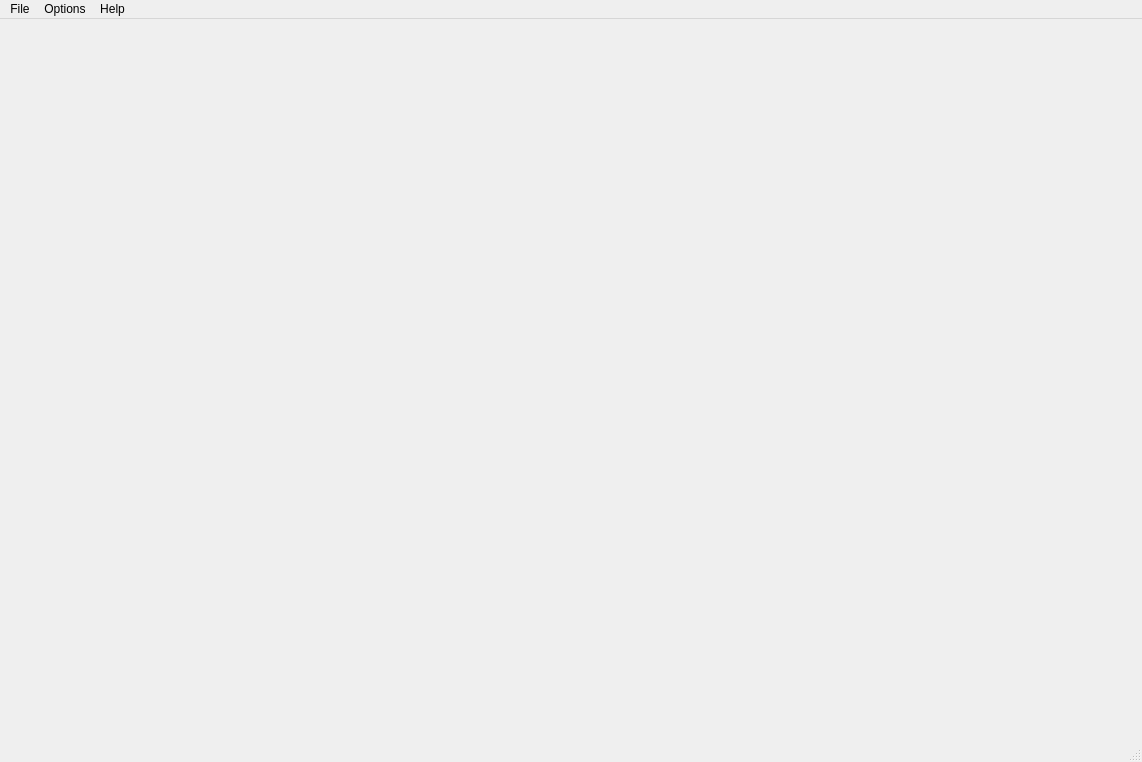
<?xml version="1.0" encoding="UTF-8"?>
<ui version="4.0">
 <class>MainWindow</class>
 <widget class="QMainWindow" name="MainWindow">
  <property name="geometry">
   <rect>
    <x>0</x>
    <y>0</y>
    <width>1142</width>
    <height>762</height>
   </rect>
  </property>
  <property name="sizePolicy">
   <sizepolicy hsizetype="Fixed" vsizetype="Fixed">
    <horstretch>0</horstretch>
    <verstretch>0</verstretch>
   </sizepolicy>
  </property>
  <property name="windowTitle">
   <string>MainWindow</string>
  </property>
  <property name="tabShape">
   <enum>QTabWidget::Rounded</enum>
  </property>
  <property name="unifiedTitleAndToolBarOnMac">
   <bool>false</bool>
  </property>
  <widget class="QWidget" name="centralwidget">
   <property name="layoutDirection">
    <enum>Qt::LeftToRight</enum>
   </property>
   <property name="autoFillBackground">
    <bool>true</bool>
   </property>
   <widget class="QStackedWidget" name="stackedWidget">
    <property name="geometry">
     <rect>
      <x>0</x>
      <y>0</y>
      <width>1141</width>
      <height>731</height>
     </rect>
    </property>
    <property name="currentIndex">
     <number>0</number>
    </property>
    <widget class="QWidget" name="SOOpage"/>
    <widget class="QWidget" name="MOOpage"/>
   </widget>
  </widget>
  <widget class="QMenuBar" name="menubar">
   <property name="geometry">
    <rect>
     <x>0</x>
     <y>0</y>
     <width>1142</width>
     <height>26</height>
    </rect>
   </property>
   <widget class="QMenu" name="menuFile">
    <property name="title">
     <string>File</string>
    </property>
    <widget class="QMenu" name="menuSave">
     <property name="title">
      <string>Save</string>
     </property>
     <addaction name="action_SaveAllRuns"/>
     <addaction name="action_SaveRunOptions"/>
     <addaction name="action_SaveParameters"/>
    </widget>
    <widget class="QMenu" name="menuLoad">
     <property name="title">
      <string>Load</string>
     </property>
     <addaction name="action_LoadRun"/>
     <addaction name="action_LoadRunOptions"/>
     <addaction name="action_LoadParameters"/>
    </widget>
    <addaction name="menuSave"/>
    <addaction name="menuLoad"/>
   </widget>
   <widget class="QMenu" name="menuOptions">
    <property name="title">
     <string>Options</string>
    </property>
    <addaction name="action_SwitchPage"/>
    <addaction name="action_EditParameters"/>
   </widget>
   <widget class="QMenu" name="menuHelp">
    <property name="title">
     <string>Help</string>
    </property>
    <addaction name="action_SeeTutorial"/>
    <addaction name="action_About"/>
    <addaction name="separator"/>
   </widget>
   <addaction name="menuFile"/>
   <addaction name="menuOptions"/>
   <addaction name="menuHelp"/>
  </widget>
  <widget class="QStatusBar" name="statusbar"/>
  <action name="action_EditParameters">
   <property name="text">
    <string>Edit Parameters</string>
   </property>
   <property name="toolTip">
    <string>Edit Run Options</string>
   </property>
  </action>
  <action name="action_SwitchPage">
   <property name="text">
    <string>Switch to MOO</string>
   </property>
  </action>
  <action name="action_LoadRunOptions">
   <property name="text">
    <string>Run Options</string>
   </property>
  </action>
  <action name="action_LoadRun">
   <property name="text">
    <string>Run</string>
   </property>
  </action>
  <action name="action_SaveParameters">
   <property name="text">
    <string>Parameters</string>
   </property>
  </action>
  <action name="action_SaveAllResults">
   <property name="text">
    <string>Results</string>
   </property>
  </action>
  <action name="action_SeeTutorial">
   <property name="text">
    <string>Tutorial</string>
   </property>
  </action>
  <action name="action_About">
   <property name="text">
    <string>About</string>
   </property>
  </action>
  <action name="action_SaveRunOptions">
   <property name="text">
    <string>Run Options</string>
   </property>
  </action>
  <action name="action_LoadParameters">
   <property name="text">
    <string>Parameters</string>
   </property>
  </action>
  <action name="actionResults">
   <property name="text">
    <string>Results</string>
   </property>
  </action>
  <action name="action_SaveAllRuns">
   <property name="text">
    <string>All Runs</string>
   </property>
  </action>
 </widget>
 <resources/>
 <connections/>
</ui>
